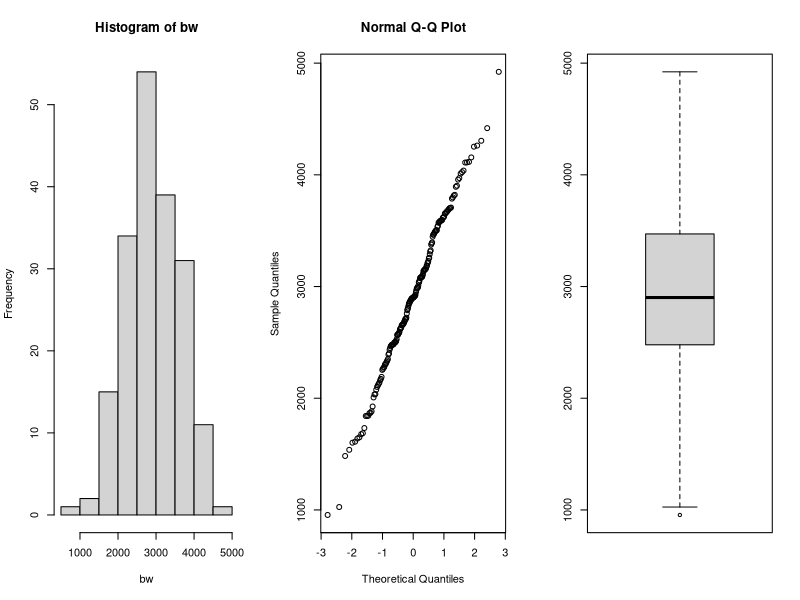
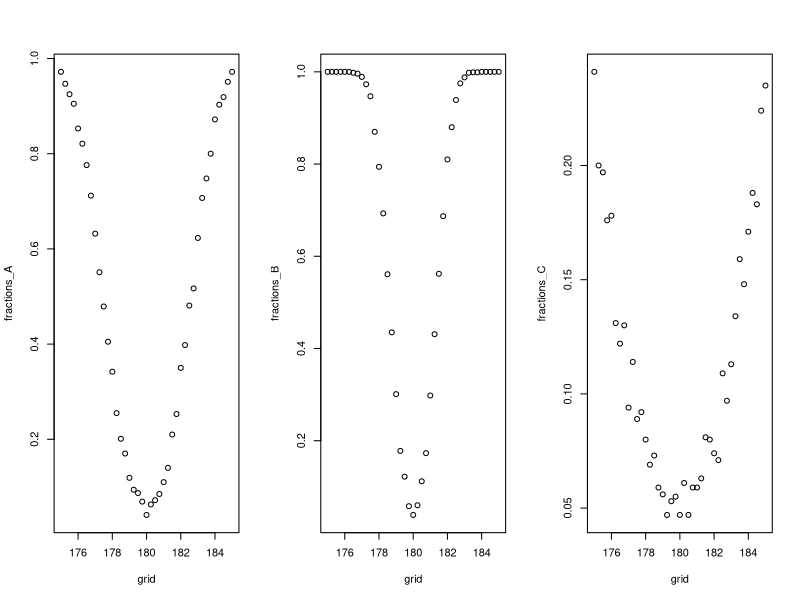
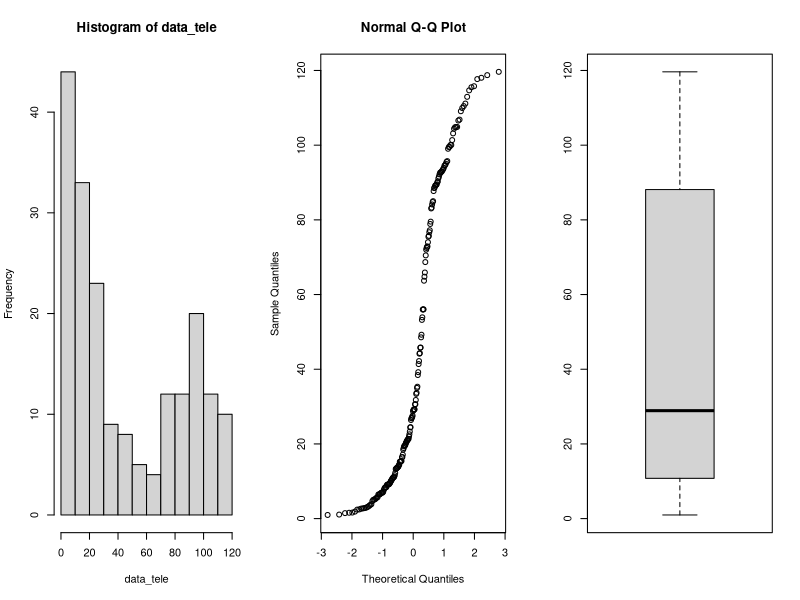
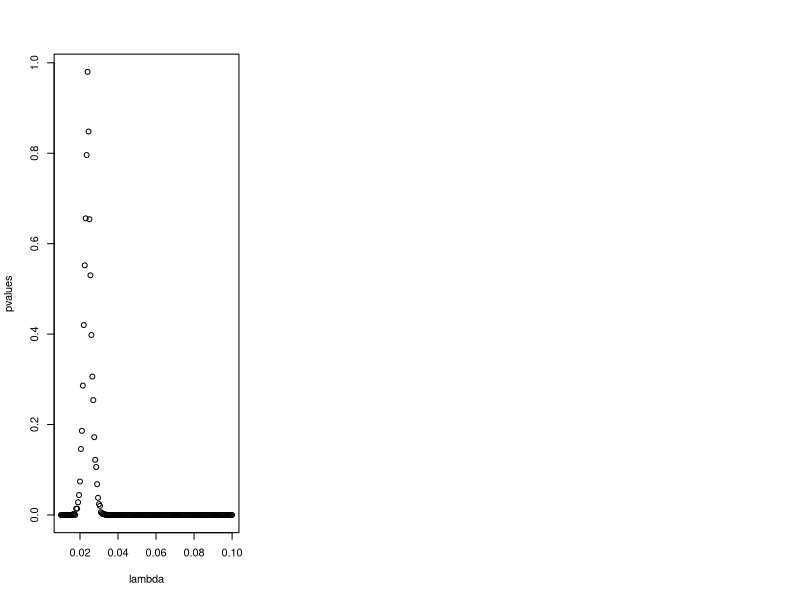

R code for these plots, in order: (Note: this script raises an error after producing the figures.)
## ---- chunk 1
library(tidyverse)
library(rstudioapi)

knitr::opts_chunk$set(echo = TRUE)
options(knitr.table.format = "latex")
setwd(dirname(getActiveDocumentContext()$path))
# round numbers to 4 digits
options(scipen = 1, digits = 4)
## ---- chunk 2
par(mfrow=c(1,3))
data=read.table(file="data/birthweight.txt",header=TRUE)

bw = data$birthweight
hist(bw)
qqnorm(bw)
boxplot(bw)
shapiro.test(bw)

## ---- chunk 3
m = mean(bw)
sd = sd(bw)
n = length(bw)
error = qnorm(0.95)*sd/sqrt(n)
ci = c(m-error, m+error)
m
ci
## ---- chunk 4
t.test(bw, mu=2800, alternative = "greater", conf.level = 0.95)
## ---- chunk 5
n <- m <- 30
mu <- 180
nu <- 175
sd <- 5
grid <- seq(175,185, by=0.25)

power_function<-function(grid,n,m,mu,sd) {
  B <- 1000
  p <- numeric(B)
  G <- length(grid)
  fractions <- numeric(G)
  for (grid_nu in 1:G){
    p <- numeric(B)
    for (b in 1:B){
      x <- rnorm(n,mu,sd)
      y <- rnorm(m,grid[grid_nu],sd)
      p[b] <- t.test(x,y, var.equal = TRUE)[[3]]
    }
    fractions[grid_nu] <- mean(p<0.05)
  }
  return(fractions)
}

fractions_A <- power_function(grid,n,m,mu,sd)

## ---- chunk 6
n <- m <- 100
mu <- 180
sd <- 5

fractions_B <- power_function(grid,n,m,mu,sd)
## ---- chunk 7
n <- m <- 30
mu <- 180
sd <- 15

fractions_C <- power_function(grid,n,m,mu,sd)
par(mfrow=c(1,3))
plot(grid,fractions_A)
plot(grid,fractions_B)
plot(grid,fractions_C)
## ---- chunk 8
data<-read.table(file="data/telephone.txt",header=TRUE)

# remove zeros
data <- data %>% filter(Bills > 0)

data_tele <- data$Bills
par(mfrow=c(1,3))
hist(data_tele)
qqnorm(data_tele)
boxplot(data_tele)

## ---- chunk 9
lambda <- seq(0.01, 0.1, 0.0005)
pvalues <- c()
t <- median(data_tele)
for (x in lambda){
  B <- 1000
  tstar <- numeric(B)
  n <- length(data_tele)
  
  for (i in 1:B){
    xstar <- rexp(n,x)
    tstar[i] <- median(xstar)
  }
  pl<-sum(tstar<t)/B
  pr<-sum(tstar>t)/B
  p<-2*min(pl,pr)
  pl;pr;p
  pvalues <- c(pvalues,p)
}
plot(lambda, pvalues)

best_p <- which(pvalues > 0.05)
lambda[best_p]
## ---- chunk 10
B <- 1000
T1 <- median(data_tele)
Tstar <- numeric(B)
for (i in 1:B){
  Xstar <- sample(data_tele,replace=TRUE)
  Tstar[i] <- median(Xstar)
}
Tstar25 <- quantile(Tstar,0.025)
Tstar975 <- quantile(Tstar, 0.975)

T1
c(2*T1-Tstar975, 2*T1-Tstar25)

## ---- chunk 11
max_index <- which.max(pvalues)

opt_Lambda <- X[max_index]
paste0("Optimal lambda value: ", round(opt_Lambda, 4))

theoretical_median = log(2)/opt_Lambda
round(theoretical_median,3)
error = qnorm(0.975)*(theoretical_median/sqrt(length(data_tele)))
c(round(theoretical_median - error, 3), round(theoretical_median + error,3))
## ---- chunk 12
bill_bigeq40 <- sum(data_tele>=40)
bill_smal40 <- sum(data_tele<40)

binom.test(bill_bigeq40, length(data_tele),p=0.5)
binom.test(bill_smal40, length(data_tele),p=0.5)

bill_less10 <- sum(data_tele < 10)
bill_less10/length(data_tele)
## ---- chunk 13
data <- read.table(file="data/run.txt",header=TRUE)
cor.test(data$before, data$after)$p.value
## disgnostics
par(mfrow=c(1,2)); qqnorm(data$before); qqnorm(data$after)
## ---- chunk 14
# calculate differences
data <- data %>% 
  mutate(diff = before - after)
# filter for lemo and perdorm paired t-test
lemo <- data %>% 
  filter(drink == "lemo")
paste0("p-value for soft drink: ", round(t.test(lemo$before, lemo$after, paired = TRUE)$p.value, 4))
# filter for energy and perform paired t-test
energy <- data %>% 
  filter(drink == "energy")
paste0("p-value for energy drink: ", round(t.test(energy$before, energy$after, paired = TRUE)$p.value, 4))
## ---- chunk 15
t.test(energy$diff)$p.value
## ---- chunk 16
# perform t-test
t.test(lemo$diff, energy$diff)$p.value
## ---- chunk 17
# filter for meatmeal
meatmeal <- chickwts %>% 
  filter(feed == "meatmeal") %>% 
  select(weight)
# filter for sunflower
sunflower <- chickwts %>% 
  filter(feed == "sunflower") %>% 
  select(weight)
# check for data normality
par(mfrow=c(1,2))
qqnorm(meatmeal$weight)
qqnorm(sunflower$weight)
# perform t-test, the data is not paired
paste0("t-test p-value: ", round(t.test(meatmeal, sunflower)$p.value, 4))
# Mann-Whitney test
paste0("Mann-Whitney test p-value: ", round(wilcox.test(meatmeal$weight, sunflower$weight)$p.value, 4))
# Kolmogorov-Smirnov test
paste0("Kolmogorov-Smirnov test: ", round(ks.test(meatmeal$weight, sunflower$weight)$p.value, 4))
## ---- chunk 18
chickaov <- lm(weight~feed, data = chickwts)
# performing one-way ANOVA
anova(chickaov)
#extracting more information
summary_table <- data.frame(summary(chickaov)$coefficients) %>% 
  rename("p-value" = `Pr...t..`) %>% 
  add_rownames("Type") %>% 
  mutate(Type = case_when(
    Type == "(Intercept)" ~ "feedcasein",
    TRUE ~ Type
  ), Estimate = case_when(
    Type != "feedcasein" ~ as.numeric(summary_table$Estimate[1]) + Estimate,
    TRUE ~ Estimate
  ))
knitr::kable(summary_table, "latex", align = "c")

unique(chickwts$feed)
## ---- chunk 19
# check for normality
qqnorm(chickaov$residuals)
# check if the variances are equal
chickwts %>% 
  group_by(feed) %>% 
  summarise(variance = var(weight))
## ---- chunk 20
kruskal.test(weight~feed, data = chickwts)$p.value
